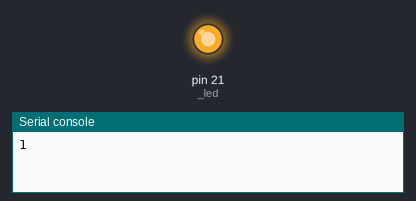
The program below on a simulated MicroPython board. Parts: output pins drawn as LEDs (lit = HIGH), the last lines printed to the serial console.

Above: at 0.1 s.
At 33.1 s:
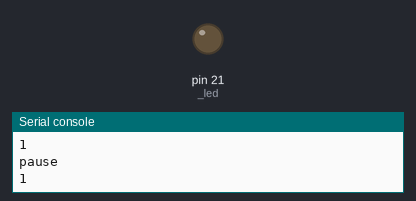
Timing chart, 0 to 36.5 s (numbered marks = the images above):
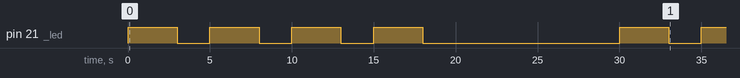

Measured:
- by itself, pin 21 (_led): goes 3 × (HIGH 3.0 s, LOW 2.0 s), HIGH 3.0 s, LOW 12.0 s, HIGH 3.0 s, LOW 2.0 s, then HIGH

The program:

laser_transmitter.py
```python
MORSE_TABEL = [

    ["A", [1, 2]],
    ["B", [2, 1, 1, 1]],
    ["C", [2, 1, 2, 1]],
    ["D", [2, 1, 1]],
    ["E", [1]],
    ["F", [1, 1, 2, 1]],
    ["G", [2, 2, 1]],
    ["H", [1, 1, 1, 1]],
    ["I", [1, 1]],
    ["J", [1, 2, 2, 2]],
    ["K", [2, 1, 2]],
    ["L", [1, 2, 1, 1]],
    ["M", [2, 2]],
    ["N", [2, 1]],
    ["O", [2, 2, 2]],
    ["P", [1, 2, 2, 1]],
    ["Q", [2, 2, 1, 2]],
    ["R", [1, 2, 1]],
    ["S", [1, 1, 1]],
    ["T", [2]],
    ["U", [1, 1, 2]],
    ["V", [1, 1, 1, 2]],
    ["W", [1, 2, 2]],
    ["X", [2, 1, 1, 2]],
    ["Y", [2, 1, 2, 2]],
    ["Z", [2, 2, 1, 1]],

]


TIME_LINE = 3

TIME_DOT = 6

TIME_BETWEEN = 2

TIME_AFTER = 10


from machine import Pin

from utime import sleep

#use unstable firmware of the w-version  !!!!

PIN_LED = 21

_led = Pin (PIN_LED, Pin.OUT)


def on(): #functie

    _led.on()


def off():

    _led.off()


def line():

    on()

    sleep(TIME_LINE)

    off()


def dot():

    on()

    sleep(TIME_DOT)

    off()


def morse2_led2(character):

    global MORSE_TABEL

    character = (ord(character) - 65)   # ascii waarde van character - 65 dan : A == 0 en B == 1 e.c.t

    list_item = MORSE_TABEL[character]

    list_item = list_item[1]

    for i in range(len(list_item)):

        print(list_item[i])

        if list_item[i] == 1:

            line()

            off()

            sleep(TIME_BETWEEN)


        elif list_item[i] == 2:

            dot()

            off()

            sleep(TIME_BETWEEN)

    sleep(TIME_AFTER)

    print("pause")


morse2_led2("H")

morse2_led2("A")

morse2_led2("L")

morse2_led2("L")

morse2_led2("O")

on()
```
